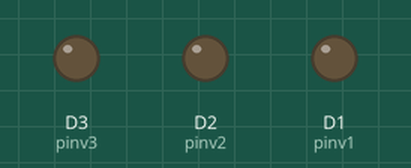
This sketch was run on a simulated ESP8266 (NodeMCU). Shown: output pins drawn as LEDs (lit = HIGH).

Above: at 0.6 s.
At 3.1 s:
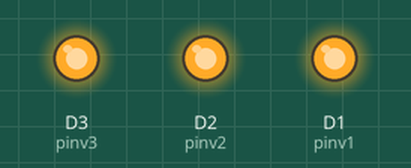
Timing chart, 0 to 4.3 s (numbered marks = the images above):
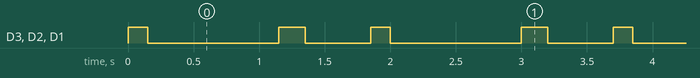

Measured:
- by itself, D3 (pinv3), D2 (pinv2), D1 (pinv1): repeats every 1.9 s: LOW 1.0 s, HIGH 0.20 s, LOW 0.50 s, HIGH 0.15 s
- by itself, everything shown: repeats every 1.9 s, in 4 steps

The sketch:

teste_sensor_shuva1.ino
```cpp
#define pinv1 D1
#define pinv2 D2
#define pinv3 D3

void setup() {
  // put your setup code here, to run once:
  pinMode(pinv1, OUTPUT);
  pinMode(pinv2, OUTPUT);
  pinMode(pinv3, OUTPUT);
}

void loop() {
  // put your main code here, to run repeatedly:
  digitalWrite(pinv1, HIGH);
  digitalWrite(pinv2, HIGH);
  digitalWrite(pinv3, HIGH);
  delay(150);
  digitalWrite(pinv1, LOW);
  digitalWrite(pinv2, LOW);
  digitalWrite(pinv3, LOW);
  delay(1000);
  digitalWrite(pinv1, HIGH);
  digitalWrite(pinv2, HIGH);
  digitalWrite(pinv3, HIGH);
  delay(200);
  digitalWrite(pinv1, LOW);
  digitalWrite(pinv2, LOW);
  digitalWrite(pinv3, LOW);
  delay(500);

}
```
